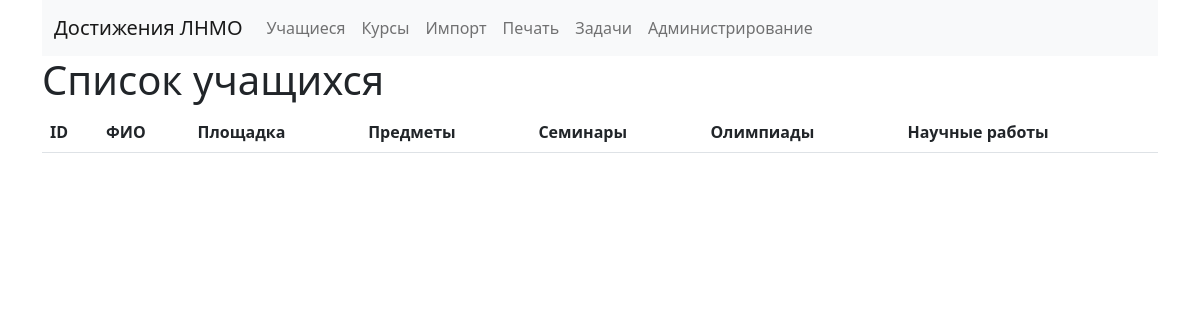
The app's page /students (signed in), older data.
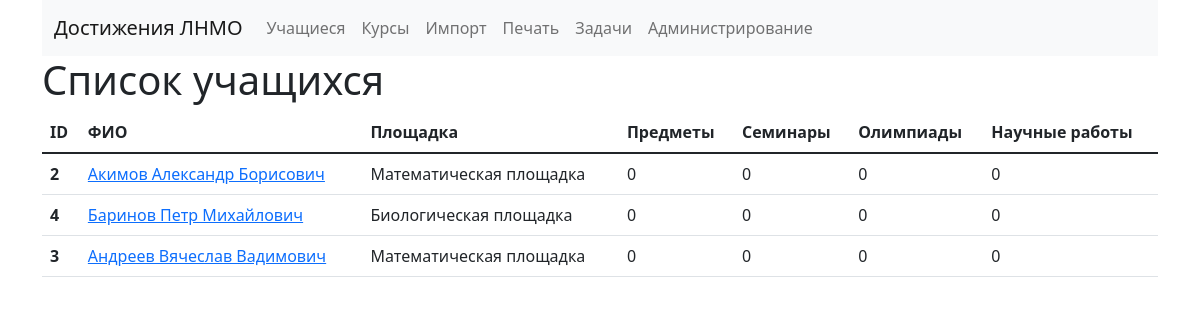
The same page, newer data.
### main_app/models.py (models this page shows)
class Department(models.Model):
    name = models.CharField(verbose_name="Название", max_length=255, null=False, blank=False)
    def __str__(self):
        return self.name
    class Meta:
        verbose_name = "площадка"
        verbose_name_plural = "площадки"

### main_app/views.py (the view)
# urls.py: path('students', views.students),
def students(request):
    users = User.objects.filter(education__isnull=False).distinct()
    students = []
    for u in users:
        students.append({
            'id': u.id,
            'full_name': u.full_name(),
            'department': u.get_education_department(),
            'courses': u.get_count_courses(),
            'seminars': u.get_count_seminars(),
            'olympiads': u.get_count_olympiads(),
            'projects': u.get_count_projects(),
        })
    return render(request, 'students.html', {'students': students})

### main_app/models.py (called while the page is built)
    def full_name(self):
        return f"{self.last_name} {self.first_name} {self.middle_name}"

    def get_education_department(self):
        deps = Education.objects \
            .filter(student=self.id) \
            .order_by(-F('finish_date'))
        dep = deps[0].department if deps else "(нет)"
        return dep

    def get_count_courses(self):
        return CourseParticipation.objects \
            .filter(student__id=self.id) \
            .count()

    def get_count_seminars(self):
        return SeminarParticipation.objects \
            .filter(student__id=self.id) \
            .count()

    def get_count_olympiads(self):
        return OlympiadParticipation.objects \
            .filter(student__id=self.id) \
            .count()

    def get_count_projects(self):
        return ProjectParticipation.objects \
            .filter(student__id=self.id) \
            .count()

### main_app/templates/students.html
{% extends 'base.html' %}
{% load static %}
{% block content %}
<h1>Список учащихся</h1>
<table class="table student_list">
    <thead>
        <tr>
            <th scope="col">ID</th>
            <th scope="col">ФИО</th>
            <th scope="col">Площадка</th>
            <th scope="col">Предметы</th>
            <th scope="col">Семинары</th>
            <th scope="col">Олимпиады</th>
            <th scope="col">Научные работы</th>
        </tr>
    </thead>
    <tbody>
        {% for student in students %}
        <tr
                onclick="document.location = '/students/{{student.id}}';"
                class="item"
        >
            <th scope="row">{{student.id}}</th>
            <td><a href="/students/{{student.id}}"> {{student.full_name}}</a></td>
            <td>{{student.department}}</td>
            <td>{{student.courses}}</td>
            <td>{{student.seminars}}</td>
            <td>{{student.olympiads}}</td>
            <td>{{student.projects}}</td>
        </tr>
        {% endfor %}
    </tbody>
</table>
{% endblock %}

### main_app/templates/base.html (shortened to what this page needs)
<!DOCTYPE html>
{% load static %}
<html lang="en">
<head>
    <link rel="stylesheet" href="{% static 'bootstrap.min.css' %}">
    <link rel="stylesheet" href="{% static 'style.css' %}">
</head>
<body>
<div id="container" class="container-md">
    <nav class="navbar navbar-expand-lg navbar-light bg-light">
        <div class="container-fluid">
            <a class="navbar-brand" href="/">Достижения ЛНМО</a>
            <div class="collapse navbar-collapse" id="navbarSupportedContent">
                <ul class="navbar-nav me-auto mb-2 mb-lg-0">
                    <li class="nav-item">
                        <a class="nav-link" href="/students">Учащиеся</a>
                    </li>
                    <li class="nav-item">
                        <a class="nav-link" href="/courses">Курсы</a>
                    </li>
                     <li class="nav-item">
                        <a class="nav-link" href="/import">Импорт</a>
                    </li>
                     <li class="nav-item">
                        <a class="nav-link" href="/print">Печать</a>
                    </li>
                    <li class="nav-item">
                        <a class="nav-link" href="/tasks">Задачи</a>
                    </li>
                    <li class="nav-item">
                        <a class="nav-link" href="/admin">Администрирование</a>
                    </li>
                </ul>
            </div>
        </div>
    </nav>
    <div id="content">
        {% block content %}
        {% endblock %}
    </div>
</div>
</body>
</html>

### main_app/static/style.css (style rules this page uses)
.student_list tr.item, .course_list tr.item { cursor: pointer; }

Row changes from the older to the newer data that the page shows:
added Department: id "2", full_name "Акимов Александр Борисович", department "Математическая площадка", courses "0", seminars "0", olympiads "0", projects "0", id "3", full_name "Андреев Вячеслав Вадимович"
added Department: id "4", full_name "Баринов Петр Михайлович", department "Биологическая площадка", courses "0", seminars "0", olympiads "0", projects "0"
